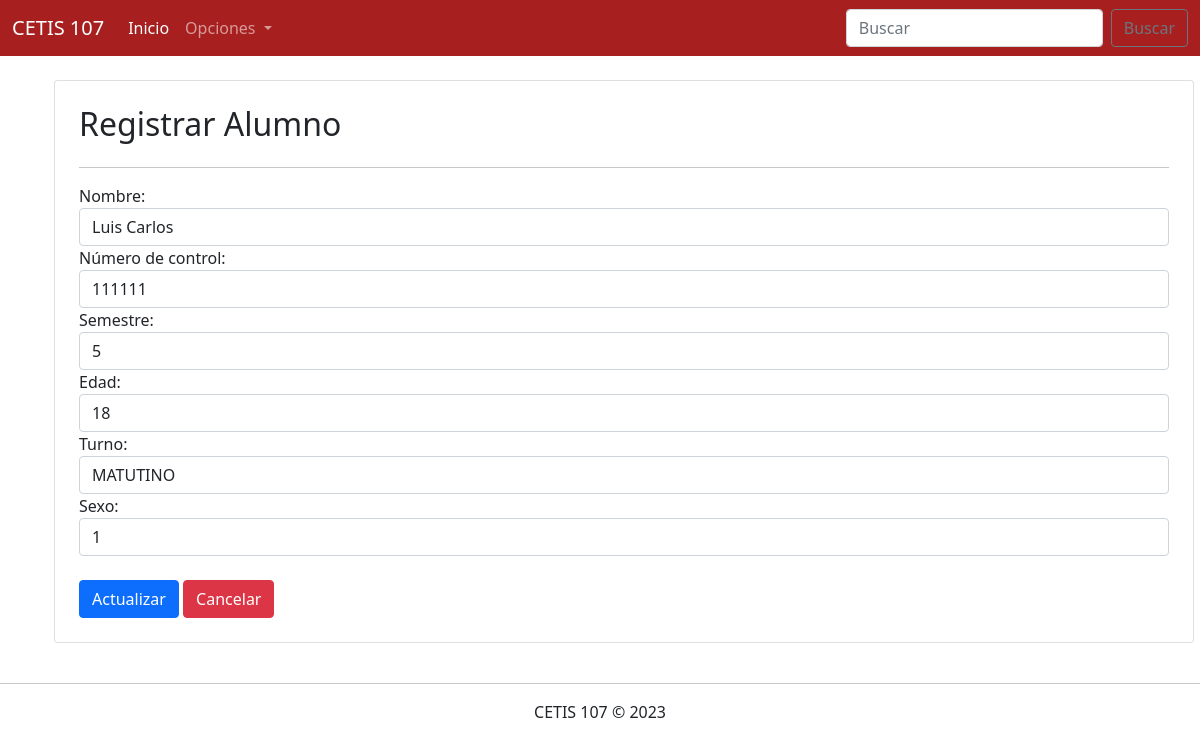
The page /parcial3/editarAlumno.php?id=1 on the database its author committed.
### tables this page shows
CREATE TABLE `alumnos` (
  `id` bigint(20) UNSIGNED NOT NULL,
  `nombre` varchar(100) NOT NULL,
  `numero_control` varchar(30) NOT NULL,
  `semestre` int(11) NOT NULL,
  `edad` int(11) NOT NULL,
  `turno` varchar(10) NOT NULL,
  `sexo` tinyint(4) NOT NULL
);

### parcial3/editarAlumno.php (the view, shortened to what this page needs)
<!DOCTYPE html>
<html lang="en">
<head>
    <link rel="stylesheet" href="css/bootstrap.css">
</head>
<body>
    <?php
        include 'menu.php';
        include 'conexion.php';
        $id = $_GET["id"];
        $sql = "SELECT * FROM alumnos WHERE id=".$id;
        $datos = $conexion->query($sql);
        $alumno = $datos->fetch_assoc();
    ?>
    <div class="container">
        <div class="row">
            <div class="col-12 card m-4 p-4">
                <h2>Registrar Alumno</h2><hr>
                <form action="ActualizarAlumno.php" method="POST">
                    <div class="form-group">
                        <label for="">Nombre:</label>
                        <input value="<?php echo $alumno["nombre"]; ?>" name="nombre" type="text" class="form-control" placeholder="Teclea el nombre del alumno" required>
                    </div>
                    <div class="form-group">
                        <label for="">Número de control:</label>
                        <input value="<?php echo $alumno["numero_control"]; ?>" name="nc" type="text" class="form-control" placeholder="Teclea el número de control" required>
                    </div>
                    <div class="form-group">
                        <label for="">Semestre:</label>
                        <input value="<?php echo $alumno["semestre"]; ?>" name="semestre" type="number" class="form-control" placeholder="Teclea el semestre" required>
                    </div>
                    <div class="form-group">
                        <label for="">Edad:</label>
                        <input value="<?php echo $alumno["edad"]; ?>" name="edad" type="number" class="form-control" placeholder="Teclea la edad" required>
                    </div>
                    <div class="form-group">
                        <label for="">Turno:</label>
                        <select name="turno" class="form-control" required>
                            <option selected value="<?php echo $alumno["turno"]; ?>"><?php echo $alumno["turno"]; ?></option>
                        </select>
                    </div>
                    <div class="form-group">
                        <label for="">Sexo:</label>
                        <select name="sexo" class="form-control" required>
                            <option selected value="<?php echo $alumno["sexo"]; ?>"><?php echo $alumno["sexo"]; ?></option>
                        </select>
                    </div><br>
                    <div>
                        <input type="submit" value="Actualizar" class="btn btn-primary">
                        <a href="consultarAlumnos.php" class="btn btn-danger">Cancelar</a>
                    </div>
                </form>
            </div>
        </div>
    </div>
    <footer class="text-center">
        <hr>
        CETIS 107 &copy; 2023
    </footer>
</body>
</html>

### rows shown on the page
alumnos: nombre "Luis Carlos", nc "111111", semestre "5", edad "18", turno "MATUTINO", sexo "1"
